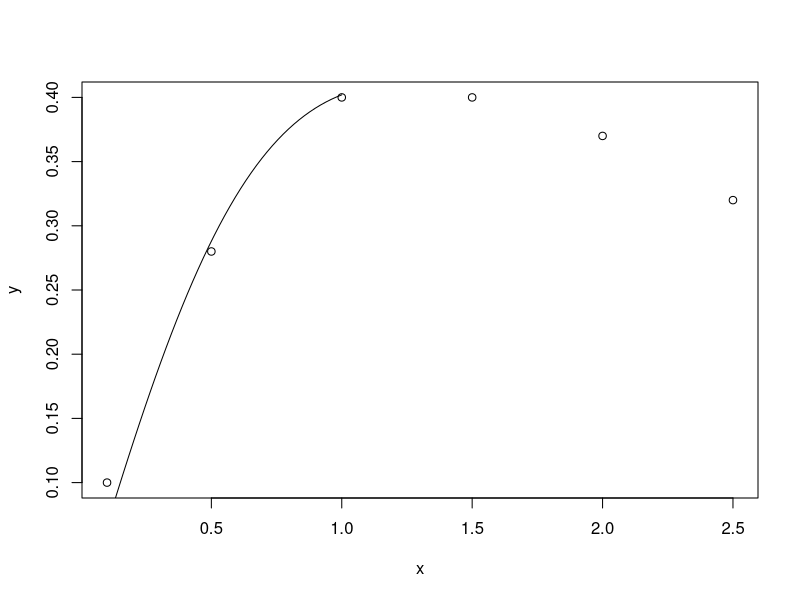
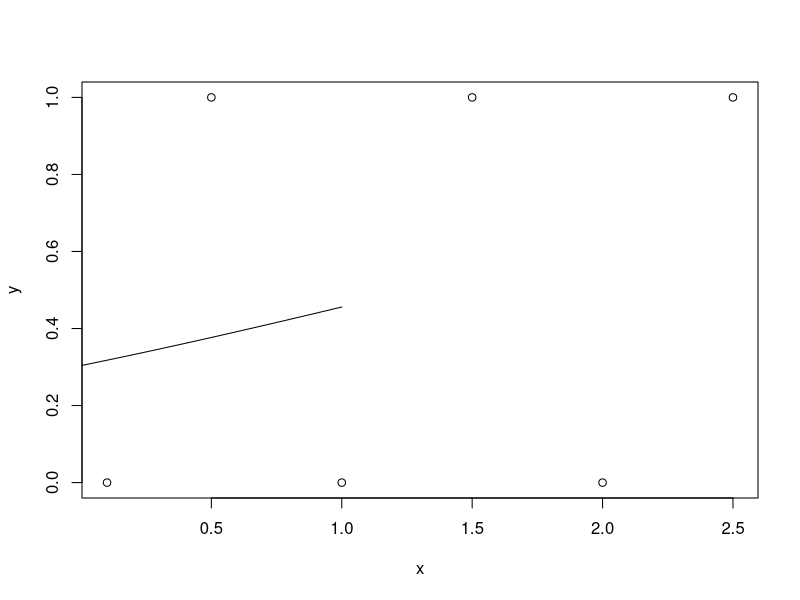

Write R code to recreate these figures, in order.
## ---- chunk 1
x <- c(-0.98, 1.00, 2.02, 3.03, 4.00)
y <- c(2.44, -1.51, -0.47, 2.54, 7.52)
## ---- chunk 2
model1 <- lm(y~x)
model1
## ---- chunk 3
summary(model1)
## ---- chunk 4
x <- c(0.10, 0.50, 1.00, 1.50, 2.00, 2.50)
y <- c(0.10, 0.28, 0.40, 0.40, 0.37, 0.32)
df1 <- data.frame(x, y)
eq1 <- function(x, a, b){
  x / (a + b * x^2)
}
model2 <- nls(y ~ eq1(x, a, b), data = df1, start = list(a = 1, b = 1))
model2
s <- seq(from = 0, to = 1, length = 50)
plot(x, y)
lines(s, predict(model2, list(x = s)))
## ---- chunk 5
x <- c(0.1, 0.50, 1.0, 1.5, 2.0, 2.5)
y <- c(0, 1, 0, 1, 0, 1)
df2 <- data.frame(x, y)
eq2 <- function(x, a, b){
  1 / (1 + exp(-(a + b * x)))
}
model3 <- nls(y ~ eq2(x, a, b), data = df2, start = list(a = 1, b = 1))
model3
s <- seq(from = 0, to = 1, length = 50)
plot(x, y)
lines(s, predict(model3, list(x = s)))
